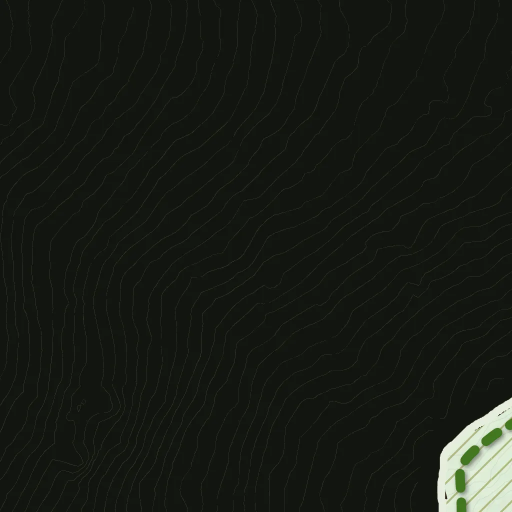
#> input picture farmmap/t/0_0.webp, 1024 x 1024 px, given in place of z2c_stage3.png, which was not available (shown at 1/2 size)
$ python sliv6.py
#> lines starting #> are read from the running program, lines starting #| are printed output that depends on the picture; pictures that were not available may be replaced by others from this repository, and a replacement may not be noted
import cv2,numpy as np,os
P='/tmp/claude-0/-home-claude/0d69f8ed-bfd9-58a4-8701-dacd9cbf2090/scratchpad/mapproto/'
z=cv2.imread('/tmp/bk/orig/z2c_stage3.png'); m=cv2.imread('/tmp/bk/sliv_mask5.png',0)
#> further down, z is the input picture: shape (1024, 1024, 3); mean B, G, R 20.9, 26.9, 23.3
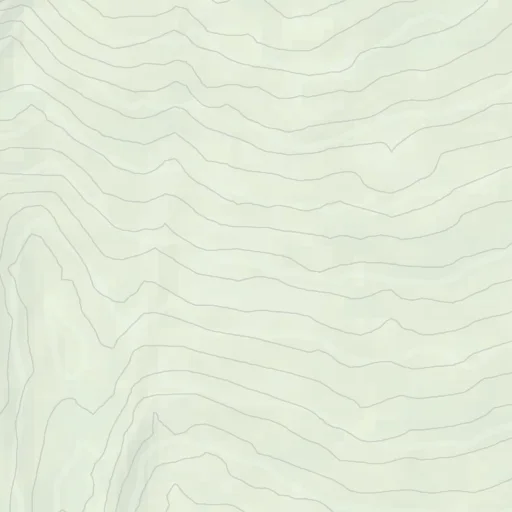
#> input picture farmmap/t/0_12.webp, 512 x 512 px, given in place of sliv_mask5.png, which was not available
m=cv2.dilate(m,cv2.getStructuringElement(cv2.MORPH_ELLIPSE,(7,7)))
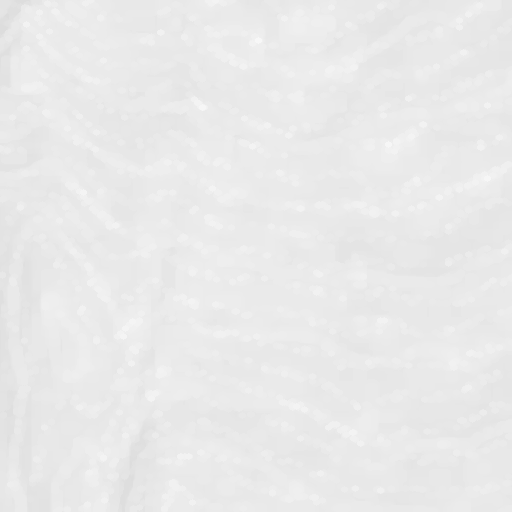
#> m: shape (512, 512); min 220, max 247, mean 233.5
out=z.copy(); H,W=m.shape; T=512
#> after `H, W = m.shape`: H = 512; W = 512
for y in range(0,H,T):
    for x in range(0,W,T):
        if not m[y:y+T,x:x+T].any(): continue
        ya,yb,xa,xb=max(y-12,0),min(y+T+12,H),max(x-12,0),min(x+T+12,W)
        r=cv2.inpaint(z[ya:yb,xa:xb],m[ya:yb,xa:xb],3,cv2.INPAINT_TELEA)
        mm=m[ya:yb,xa:xb]>0; sub=out[ya:yb,xa:xb]; sub[mm]=r[mm]
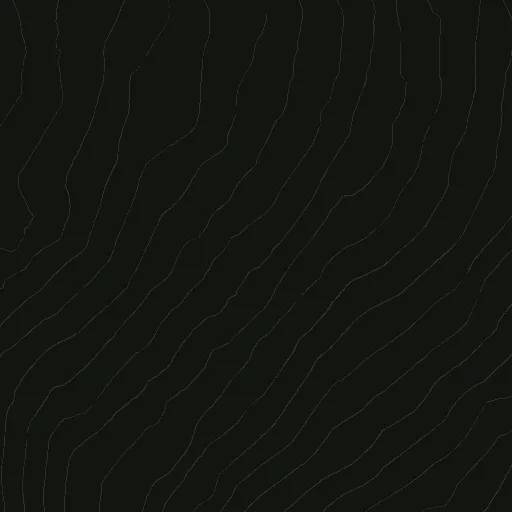
#> sub: shape (512, 512, 3); mean B, G, R 16.7, 22, 18.9
cv2.imwrite('/tmp/tl/z2c.png',out)
b=cv2.imread('/tmp/bk/orig/map_stage3.jpg')
#> b is the input picture: shape (512, 512, 3); mean B, G, R 217, 235.1, 227
mk=cv2.resize(m,(b.shape[1],b.shape[0]),interpolation=cv2.INTER_AREA); mk=(mk>20).astype(np.uint8)*255
#> after `mk = (mk > 20).astype(np.uint8) * 255`: mk: shape (512, 512); every value is 255
nb=cv2.inpaint(b,mk,3,cv2.INPAINT_TELEA)
cv2.imwrite(P+'map.jpg',nb,[cv2.IMWRITE_JPEG_QUALITY,90]); cv2.imwrite(P+'map.webp',nb,[cv2.IMWRITE_WEBP_QUALITY,85])
ch_=0
for f in os.listdir(P+'t'):
    cc,rr=map(int,f[:-5].split('_')); tl=out[rr*1024:(rr+1)*1024,cc*1024:(cc+1)*1024]; ol=z[rr*1024:(rr+1)*1024,cc*1024:(cc+1)*1024]
    if (tl!=ol).any(): cv2.imwrite(P+'t/'+f,tl,[cv2.IMWRITE_WEBP_QUALITY,84]); ch_+=1
print('tiles',ch_)
